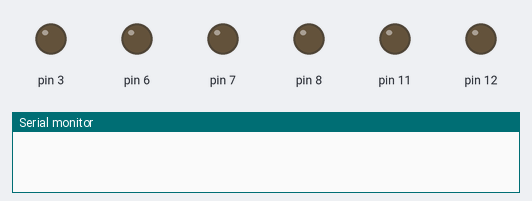
Simulated run of this sketch. Board: Arduino Uno, built with avr-gcc and run on an emulated ATmega328P. Parts: output pins drawn as LEDs (lit = HIGH), the last lines printed to the serial monitor. Random numbers use the default seed unless the sketch sets one.

Above: at 0.1 s.
At 11.1 s:
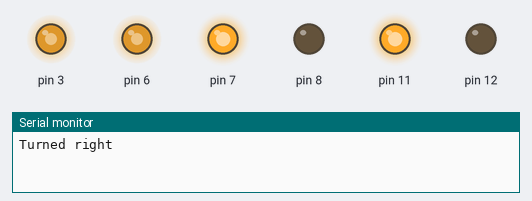
At 30.1 s:
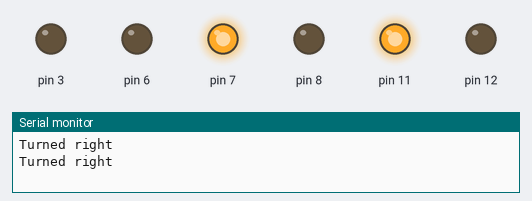
Timing chart, 0 to 31.6 s (numbered marks = the images above):
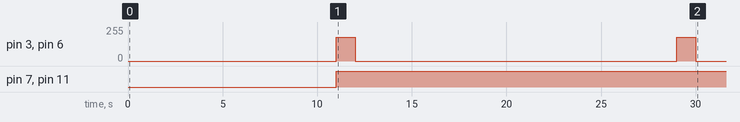

The sketch:

Basic_Movement_Script.ino
```cpp
#include <motor_control.h>
void setup() {
  motor_setup();
  Serial.begin(9600);
}

void loop() {
  int ran = random(10);
  if(ran == 5){
    diff_right(180);
    Serial.println("Turned right");
  }
  else{
    dwell();
  }
  delay(1000);
}
```

Measured:
- by itself, pin 3, pin 6: alternates 180/255 for 1.0 s and 0/255 for 17.0 s
- by itself, pin 7, pin 11: LOW → HIGH at 11.0 s
